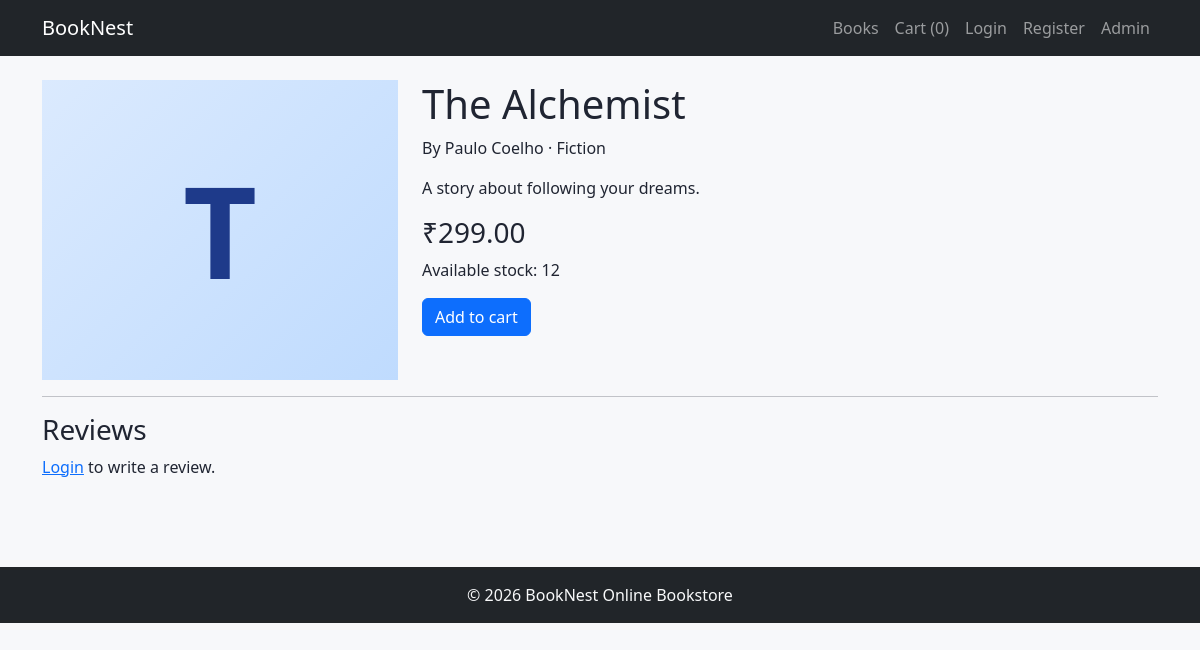
Page /book.php?id=1 on the committed database.
### tables this page shows
CREATE TABLE books (
 id INT AUTO_INCREMENT PRIMARY KEY,
 title VARCHAR(200) NOT NULL,
 author VARCHAR(150) NOT NULL,
 category VARCHAR(100) NOT NULL DEFAULT 'General',
 description TEXT,
 price DECIMAL(10,2) NOT NULL,
 stock INT NOT NULL DEFAULT 0,
 image VARCHAR(255) DEFAULT '',
 created_at TIMESTAMP DEFAULT CURRENT_TIMESTAMP
);

### includes/functions.php (called while the page is built, shortened)
<?php
function e($value): string { return htmlspecialchars((string)$value, ENT_QUOTES, 'UTF-8'); }

### book.php (the view, shortened to what this page needs)
<?php
session_start(); require_once "config.php"; require_once "includes/functions.php";
$id=(int)($_GET['id']??0); $s=$pdo->prepare("SELECT * FROM books WHERE id=?"); $s->execute([$id]); $book=$s->fetch();
require "includes/header.php";
?>
<div class="row"><div class="col-md-4"><div class="book-cover large"><?= e(substr($book['title'],0,1)) ?></div></div>
<div class="col-md-8"><h1><?= e($book['title']) ?></h1><p>By <?= e($book['author']) ?> · <?= e($book['category']) ?></p>
<p><?= nl2br(e($book['description'])) ?></p><h3>₹<?= e($book['price']) ?></h3><p>Available stock: <?= (int)$book['stock'] ?></p>
<form method="post" action="cart.php"><button class="btn btn-primary" <?= $book['stock']<1?'disabled':'' ?>>Add to cart</button></form>
</div></div>
<hr><h3>Reviews</h3>
<?php if(!empty($_SESSION['user_id'])): ?><form method="post" action="review.php" class="mb-3"><input type="hidden" name="csrf" value="<?= csrf_token() ?>"><input type="hidden" name="book_id" value="<?= (int)$id ?>">
<select class="form-select mb-2" name="rating" required><option value="">Rating</option><?php for($i=5;$i>=1;$i--): ?><option value="<?= $i ?>"><?= $i ?> stars</option><?php endfor; ?></select>
<textarea class="form-control mb-2" name="comment" placeholder="Write your review"></textarea><button class="btn btn-primary">Submit review</button></form><?php else: ?><p><a href="login.php">Login</a> to write a review.</p><?php endif; ?>
<?php require "includes/footer.php"; ?>

### assets/style.css (style rules this page uses)
body { background:#f7f8fa;color:#202532 }
.book-cover { height:150px;background:linear-gradient(135deg,#dbeafe,#bfdbfe);display:flex;align-items:center;justify-content:center;font-size:4rem;font-weight:700;color:#1e3a8a }
.book-cover.large { height:300px;font-size:8rem }

### rows in the picture
books: title "T", title "The Alchemist", author "Paulo Coelho", category "Fiction", description "A story about following your dreams.", price "299.00", stock "12"

### other values in the picture
array_sum($_SESSION['cart'] ?? []) "0"
